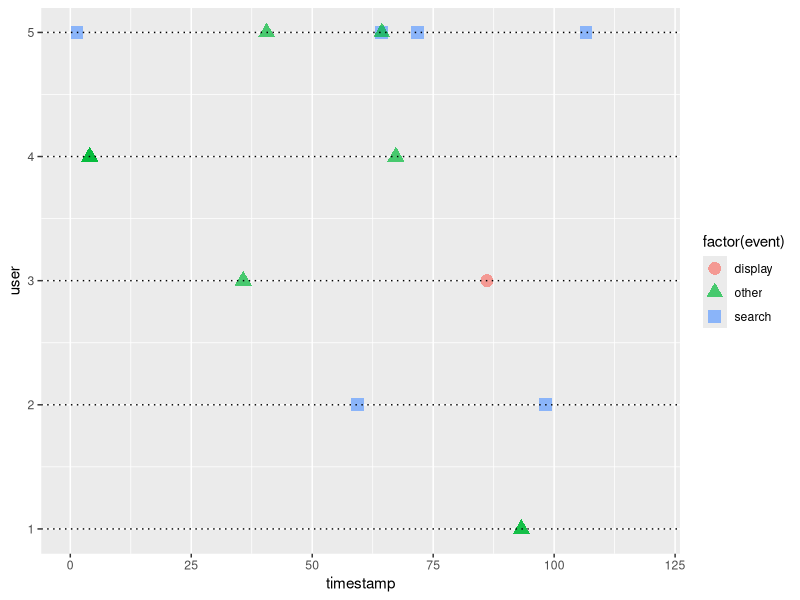
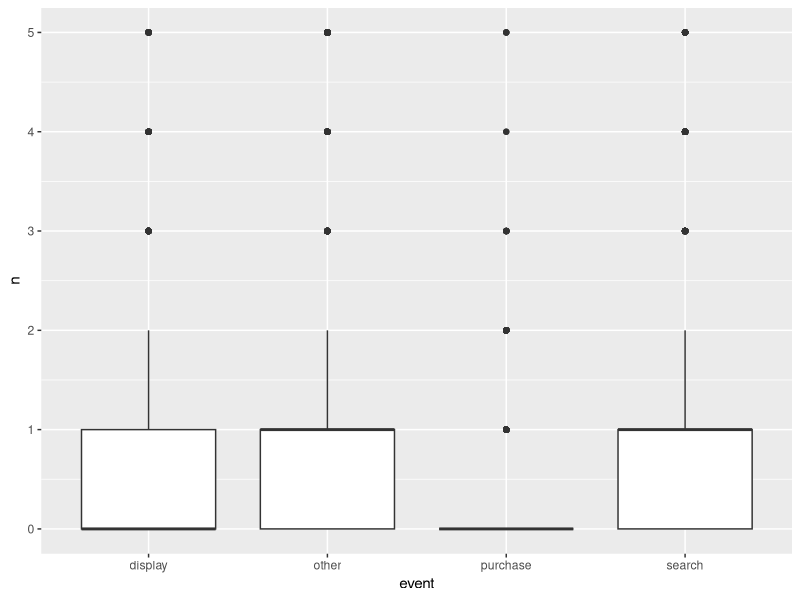
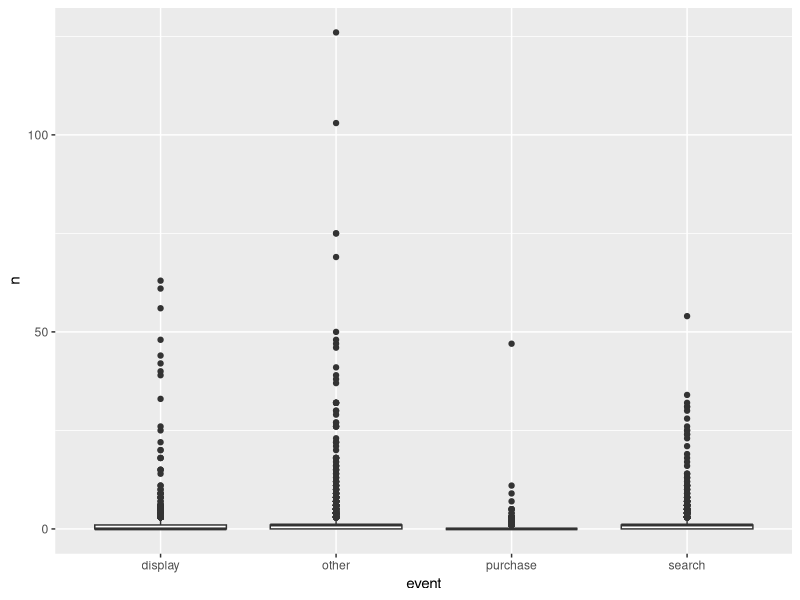

The R script that drew these images, in order: (Note: this script raises an error after producing the figures.)
## ---- chunk 1
want = c("MASS", "mvtnorm", "tidyverse", "xtable", "MCMCpack", "doParallel")
have = want %in% rownames(installed.packages())
if ( any(!have) ) { install.packages( want[!have] ) }

suppressMessages(library(MASS))
suppressMessages(library(tidyverse))
suppressMessages(library(xtable))
suppressMessages(library(MCMCpack))
suppressMessages(library(mvtnorm))
suppressMessages(library(doParallel))
registerDoParallel(cores = detectCores() - 1)
options(xtable.comment = FALSE)
knitr::opts_chunk$set(cache = T)

## ---- chunk 2
set.seed(1899)
ad_types <- c("search", "display", "other", "purchase")
K <- length(ad_types)
alpha_mean <- matrix(c(2.817, 0.0860, 0.5381, 0.6167,
                      0.1614, 1.7818, 0.2055, 0.0845,
                      0.4647, 0.1270, 8.0526, 0.8384),
                     nrow = 3, ncol = 4, byrow = T)
row.names(alpha_mean) <- ad_types[1:3]
colnames(alpha_mean) <- ad_types

alpha_sd <- matrix(c(0.1765, 0.0214, 0.0562, 0.0633,
                      0.0496, 0.2314, 0.0572, 0.0347,
                      0.0654, 0.0367, 0.4117, 0.0867), 
                   nrow = 3, ncol = 4, byrow = T)
row.names(alpha_sd) <- ad_types[1:3]
colnames(alpha_sd) <- ad_types

beta_mean <- c(34.0188, 46.8854, 51.5114)
beta_sd <- c(1.7426, 4.9370, 2.3241)
names(beta_mean) <- ad_types[1:3]

theta_mu_mean <- c(-5.3926, -6.1027, -5.8063, -9.7704) 
theta_mu_sd <- c(0.0166, 0.0212, 0.0221, 0.0762) 
names(theta_mu_mean) <- ad_types
names(theta_mu_sd) <- ad_types

Sigma_mu_mean <- matrix(c(0.4584, -0.1197, -0.4942, 0.2256,
                     -0.1197, 0.5934, -0.3380, -0.4157,
                     -0.4942, -0.3380, 1.0014, 0.0762,
                     0.2256, -0.4157, 0.0762, 2.3914), nrow = 4, ncol = 4)

Sigma_mu_sd <- matrix(c(0.0246, -0.0212, 0.0257, 0.1228,
                     0.0212, 0.0335, 0.0304, 0.1665,
                     0.0257, 0.0304, 0.0365, 0.2440,
                     0.1228, 0.1665, 0.2440, 0.2575), nrow = 4, ncol = 4)

row.names(Sigma_mu_mean) <- ad_types
colnames(Sigma_mu_mean) <- ad_types
  
n <- 12000
#inv_df <- n - 1
inv_df <- 6
psi_mean <- c(-0.5664, -0.7556, -0.6235, 0.2787)
psi_sd <- c(0.1228, 0.2348, 0.1229, 0.2160)
names(psi_mean) <- ad_types
names(psi_sd) <- ad_types


first_click_prob <- c(1199, 418, 811) %>% prop.table()
## ---- chunk 3
knitr::kable(alpha_mean, caption = "alpha", escape = F)
## ---- chunk 4
knitr::kable(beta_mean, caption = "beta", escape = F)
## ---- chunk 5
knitr::kable(theta_mu_mean, caption = "theta", escape = F)
## ---- chunk 6
knitr::kable(Sigma_mu_mean, caption = "Sigma", escape = F)
## ---- chunk 7
knitr::kable(psi_mean, caption = "psi", escape = F)
## ---- chunk 8
# calculate gamma and inv wishart params from means and SDs
gammaShRaFromMeanSD <- function( mean , sd ) {
  if ( mean <=0 ) stop("mean must be > 0")
  if ( sd <=0 ) stop("sd must be > 0")
  shape = mean^2/sd^2
  rate = mean/sd^2
  return( list( shape=shape , rate=rate ) )
}

invParamsWishartFromMeanPAndDF <- function(Sigma_mu_mean, df, dim){
  scale_matrix <- Sigma_mu_mean*df - Sigma_mu_mean*dim - Sigma_mu_mean
  return(list(scale_matrix=scale_matrix, df=df, dim=dim))
}

draw_params <- function() {
  alpha <- matrix(nrow = nrow(alpha_mean), ncol = ncol(alpha_mean))
  for(j in c(1:nrow(alpha_mean))) {
    for(k in c(1:ncol(alpha_mean))) {
      gam <- gammaShRaFromMeanSD(mean = alpha_mean[j,k], sd = alpha_sd[j,k])
      alpha[j,k] <- rgamma(n=1, shape = gam$shape, rate = gam$rate)
    }
  }
  
  beta <- numeric()
  for(j in c(1:length(beta_mean))) {
      gam <- gammaShRaFromMeanSD(mean = beta_mean[j], sd = beta_sd[j])
      beta[j] <- rgamma(n=1, shape = gam$shape, rate = gam$rate)
  }
  
  # assumption that all psi_ks are independet we can sample with the diagonal of sds, 
  # in appendix they calculate psi with the Identity matrix which assumes independence!
  psi <- mvrnorm(mu = psi_mean, 
                 Sigma = psi_sd^2 * diag(nrow = length(psi_sd)))
  theta_mu <- mvrnorm(mu = theta_mu_mean, 
                     Sigma = theta_mu_sd^2 * diag(nrow = length(theta_mu_sd)))
  
  inv_wishart_params <- invParamsWishartFromMeanPAndDF(Sigma_mu_mean = Sigma_mu_mean, 
                                                 df = inv_df, dim = length(ad_types))
  Sigma_mu <- riwish(v = inv_wishart_params$df, S = inv_wishart_params$scale_matrix)
  mu <- exp(mvrnorm(mu = theta_mu, Sigma = Sigma_mu))
  list(alpha = alpha, beta = beta, psi = psi, 
       theta_mu = theta_mu, Sigma_mu = Sigma_mu, mu = mu)
}
## ---- chunk 9
T <- 120
## ---- chunk 10
simulate_user_clickstream <- function(alpha, beta, psi, theta_mu, Sigma_mu, mu) {
  t = 0; n = 0; n_K = 0; m = c(alpha[j_0,] + mu) %>% sum; j = integer(); t_j = numeric()
  
  hist_intensity_decay <- function(a, b, events, current_time, event_times) {
    result <- numeric(K)
    names(result) <- ad_types
    if(length(events) == 0) return(result)
    
    for(k in 1:K){
      for(idx in 1:length(events)){
        j_l <- events[idx]
        if(j_l != K) { # do not consider purchases (K) here
          result[k] <- result[k] + 
            alpha[j_l, k] * exp(-1 * beta[j_l] * (t - event_times[idx]))
        }
      }
    }
    return(result)
  }

  repeat {
    s <- rexp(n = 1, rate = m)
    t <- t + s
    if(!is.nan(t) && t < T){
      lambda <- mu * exp(psi*n_K) + alpha[j_0, ] * exp(-1 * beta[j_0] * t)
      lambda <- lambda + hist_intensity_decay(alpha, beta, j, t, t_j)
      U <- runif(n = 1)
      if(is.na(m) || is.na(U)  || NA %in% lambda || is.infinite(m) || Inf %in% lambda) {
        print(paste("Value is NA ", c(m, U, lambda)))
      } 
      if(U <= sum(lambda) / m){
        n <- n + 1
        t_j[n] <- t
        j[n] <- which(rmultinom(n = 1, size = 1, 
                                prob = lambda/sum(lambda))[,1] %in% c(1)) 
        if(j[n] == K) { # if purchase
          n_K <- n_K + 1
          m <- sum(lambda - mu * exp(psi * (n_K -1)) + mu * exp(psi * n_K))
        } else {
          m <- sum(lambda + alpha[j[n], ])
        }
      } else {
        m <- sum(lambda)
      }
    }
    # in some cases n_K becomes greater then a few thousand. 
    # hence, m tends so go to Inf as s becomes 0.
    # this breaks the code and so we break at a certain purchase count.
    if(n > 2 && n > 2 * t_j[n]) return(list())
    #if(t > T || n_K >= 10) return(list(timestamp = t_j, event = ad_types[j]))
    if(t > T) return(list(timestamp = t_j, event = ad_types[j]))
  }
}

## ---- chunk 11
j_0 <- sample(length(ad_types) - 1, size = 1, prob = first_click_prob)
params <- draw_params()
data <- do.call(simulate_user_clickstream, params)
## ---- chunk 12
xtable(data.frame(time = data$timestamp, event = data$event), caption = "Simulated click stream")
## ---- chunk 13
sim_cnt <- 5
## ---- chunk 14
sim_data <- function(count) {
  users <- data.frame()
  cnt <- 0
  while(cnt < count) {
    j_0 <- sample(length(ad_types) - 1, size = 1, prob = first_click_prob)
    params <- draw_params()
    data <- do.call(simulate_user_clickstream, params)
    if(!is_empty(data$event)) {
      cnt <- cnt + 1
      users <- users %>% 
        rbind(data_frame(user = rep.int(cnt, length(data$event)), 
                         event = data$event, 
                         timestamp=data$timestamp))
    }
  }
  users
}
## ---- chunk 15
users <- sim_data(sim_cnt)
ggplot(users, aes(x = timestamp, y = user, 
                  label = event, color = factor(event), 
                  shape = factor(event),
                  xmax = T)) +
  geom_point(size = 4, alpha = .7) +
  geom_hline(aes(yintercept = user), lty="dotted") + 
  xlim(0, T) + 
  ylim(1, sim_cnt)
## ---- chunk 16
data <- sim_data(n)
## ---- chunk 17
data %>% 
  filter(event != 'purchase') %>%
  group_by(event) %>% 
  summarise(n = n()) %>%
  mutate(ratio = n / sum(n)) %>% 
  knitr::kable(caption = "Ad click ratio")
## ---- chunk 18
data %>%
  mutate(event_short = recode(event, 'purchase' = 'P', 'other' = 'O', 
                              'search' = 'S', 'display' = 'D')) %>%
  group_by(user) %>%
  # concatenate all event abbr. into one string
  summarise(stream = paste(event_short, collapse = "")) %>% 
  # only include streams until first P
  mutate(stream = stream %>% gsub(x = ., "(P).*","\\1")) %>% 
  # only display click streams with more than 2 events ending with a purchase
  filter(stream %>% nchar() > 2, stream %>% endsWith('P')) %>% 
  group_by(stream) %>%
  # count distinct click patterns
  summarise(n = n()) %>%
  arrange(desc(n)) %>%
  head(n=20) %>%
  knitr::kable(caption = "Most frequent click combinations ending with a purchase")
## ---- chunk 19
data %>%
  mutate(event_short = recode(event, 'purchase' = 'P', 'other' = 'O', 
                              'search' = 'S', 'display' = 'D')) %>%
  group_by(user) %>%
  # concatenate all event abbr. into one string
  summarise(stream = paste(event_short, collapse = "")) %>% 
  mutate(ev_cnt = stream %>% nchar()) %>%
  # cut streams longer than 25 chars
  mutate(stream = ifelse(stream %>% nchar() > 25, 
                         stream %>% strtrim(25) %>% paste("...", sep = ""), stream)) %>%
  group_by(stream) %>%
  #summarise(n = nchar()) %>%
  arrange(desc(ev_cnt)) %>%
  head(n=20) %>%
  knitr::kable(caption = "Longest click streams")
## ---- chunk 20
all_comb <- expand.grid(user = data$user %>% unique, event = ad_types)
event_counts <- data %>%
  group_by(user, event) %>%
  summarise(n = n()) %>% 
  # join all combinations to get zero count for non-present events
  left_join(all_comb, ., by = c('user', 'event')) %>%
  mutate_if(is.integer, funs(replace(., is.na(.), 0)))
rm(all_comb)
event_counts %>%
  ggplot(aes(y = n, x = event)) +
  geom_boxplot() + 
  ylim(c(0, 5))
## ---- chunk 21
event_counts %>%
  ggplot(aes(y = n, x = event)) +
  geom_boxplot()
## ---- chunk 22
data_new <- data %>% group_by(user) %>% mutate(search=ave(event == "search", FUN=cumsum))

data_new <- data_new %>% group_by(user) %>% mutate(display=ave(event == "display", FUN=cumsum))

data_new <- data_new %>% group_by(user) %>% mutate(other=ave(event == "other", FUN=cumsum))

data_new <- data_new %>% group_by(user) %>% mutate(purchase=ave(event == "purchase", FUN=cumsum))

data_new <- data_new %>% ungroup %>% as.data.frame

total_counts <- data %>% group_by(user, event) %>% mutate(total_counts = n()) %>% select(user, event, total_counts) %>% distinct %>% ungroup

library(tidyr)
total_counts <- total_counts %>% spread(event, total_counts) # bring to wide format
total_counts[is.na(total_counts)] <- 0
# reorder columns
total_counts <- total_counts[, c(1,5,2,3,4)]
total_counts <- as.data.frame(total_counts)
data_new$event <- as.factor(data_new$event)
levels(data_new$event) <- c(2,3,4,1)
## ---- chunk 23
i <- 9 # user
k <- 2 # display
l <- 1 # zweiter Klick auf display
j <- 1 # search
m <- 2 # zweiter Klick auf search waehrend schon 2 mal auf display geklickt wurde
## ---- chunk 24
likelihood <- function(i, params){
  llAlpha <- params$alpha
  llBeta <- params$beta
  llPsi <- params$psi
  llMu <- params$mu
  prod_k <- 1 # wird spaeter mit ergebnis aus k-loop multipliziert
  for (k in 1:length(ad_types)){
    prod_l <- 1 # wird sp?ter mit ergebnis aus l-loop multipliziert
    if (total_counts[i , k+1] != 0){
      first_two_lines <- numeric()
      for (l in 1:(total_counts[i , k+1])){ 
        first_line <- llMu[k] * exp(llPsi[k] * (data_new %>% 
                                                  filter(user == i & event == k) %>% 
                                                  .[l, ] %>% 
                                                  select(purchase))) %>% 
          as.numeric() # erste Zeile
        
        sum_j <- numeric()
        for (j in 1:(length(ad_types) -1)){ # zweite Zeile erste summe
            sum_index <- ifelse(data_new %>% 
                                  filter(user == i & event == k) %>% 
                                  plyr::empty(), #if is empty
                                0, #then
                                data_new %>% #else
                                  filter(user == i & event == k) %>% 
                                  filter(row_number() ==l) %>% 
                                  select(j+3) %>% as.numeric()
                                )
            sum_m <- numeric()
            for (m in 1:sum_index){ # zweite Zeile zweite Summe
              t_l <- ifelse(total_counts[i , k+1] != 0, # if
                            data_new %>% # then
                              filter(user ==i & event==k) %>% 
                              filter(row_number() == l) %>% 
                              select(timestamp) %>% as.numeric(), 
                            0) #else
              t_m <- ifelse(sum_index != 0, # if
                            data_new %>% filter(user ==i & event==j) %>% # then
                              filter(row_number() == m) %>% 
                              select(timestamp) %>% 
                              as.numeric(), 
                            0) #else
              
              sum_m[m] <- llAlpha[j,k] * exp(-llBeta[j] * (t_l - t_m)) # zweite Zeile
              #sum_m <- tmp_m + sum_m
              } # m Ende
            sum_j[j] <- sum(sum_m) # Summe j
            } # j Ende
        first_two_lines[l] <- first_line + sum(sum_j) # erste und zweite Zeile
      } 
    } else {
      first_two_lines <- 1
    }
    prod_l <- prod(first_two_lines)
   
      # Produkt ueber l; wenn von 1 bis 0, dann ergebnis auf 0 setzen
    sum_m <- 0
    purchase_cnt <- total_counts[i,5]
    for (m in 0:purchase_cnt){ # 0 bis Anzahl Kaeufe in 120 Tagen
      t_m1 <- ifelse(m == purchase_cnt, 
                     T, 
                     ifelse(purchase_cnt != 0,
                       data_new %>% filter(user ==i & event == K) %>% 
                         filter(row_number() == m+1) %>% 
                         select(timestamp) %>% 
                         as.numeric(), 
                     0)
      )
      t_m <- ifelse(m == 0, 
                    0,
                    ifelse(purchase_cnt != 0, 
                           data_new %>% filter(user ==i & event == K) %>% 
                             filter(row_number() == m) %>% 
                             select(timestamp) %>% as.numeric, 
                           0)
      )
      tmp_m <- exp(llPsi[k]*m)*(t_m1 - t_m)
      sum_m <- sum_m + tmp_m # Summe m
    } # m Ende
    exponent_teil1 <- sum_m * llMu[k]
    browser(expr = is.na(exponent_teil1))
    exponent_teil2 <- 0
    for (j in 1:(length(ad_types) -1)){ # letzte Zeile erste Summe
      sum_m <- 0
      if (total_counts[i,j+1] > 0) {
        for (m in 1:total_counts[i,j+1]){ # letzte Zeile zweite Summe
          t_m <- data_new %>% filter(event == j) %>% 
            filter(row_number() == m) %>% 
            select(timestamp) %>% as.numeric()
          tmp_m <- (llAlpha[j,k]/llBeta[j]) * (1-exp(-llBeta[j] * (T - t_m)))
          sum_m <- sum_m + as.numeric(tmp_m) # Summe m
        } # m Ende
        exponent_teil2 <- exponent_teil2 + sum_m
      } # j Ende
        
    }
    exponent <- exponent_teil1 - exponent_teil2
    third_fourth_line <- exp(exponent) 
    prod_k <- ((prod_l * third_fourth_line) * prod_k) %>% as.numeric()# Prdoukt aus Zeil 1+2 und Zeile 3-4  
  }  # loop over all ad types
  return(prod_k)
} # Funktion Ende
## ---- chunk 25
likelihood(9)

library(doParallel)
cl <- makeCluster(2)
registerDoParallel(cl)
timesystem.time({ foreach(i = 1:12000, .combine = cbind) %dopar% {likelihood(i)} })[3]
stopCluster(cl)
